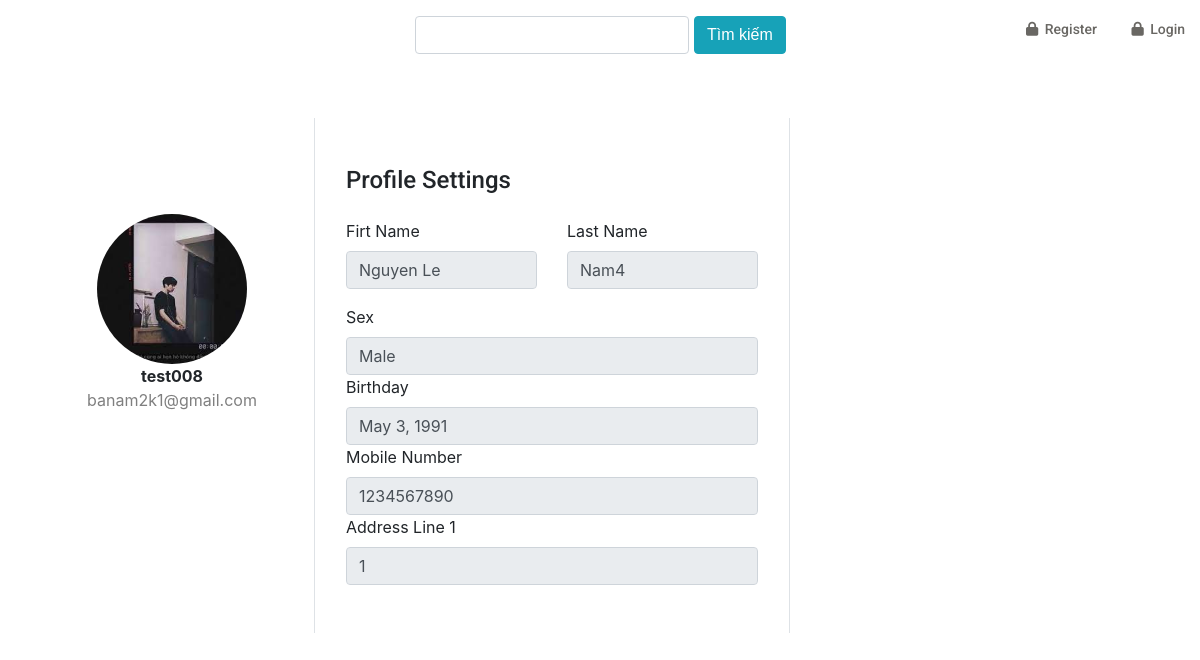
Page /userdetial/9 on the committed database.
### User/models.py (models this page shows)
class CustomerUser(AbstractUser):
    sex_choice = ((0, 'Female'), (1, 'Male'))
    avatar = models.ImageField(default='profile1.jpg', blank=True, null=True)
    birthday = models.DateField(format('%d/%m/%Y'))
    sex = models.IntegerField(choices=sex_choice, default=1)
    address = models.CharField(default='', max_length=255)
    phone_number = models.CharField(default='', max_length=255)

### User/views.py (the view)
# urls.py: path('userdetial/<int:id>',UserDetail.as_view(),name='user_detail'),
class UserDetail(View):
    def get(self,req,id):
        User = CustomerUser.objects.filter(id__exact=id)[0]
        return render(req,'User/UserDetail.html',{'user':User})

### templates/User/UserDetail.html (shortened to what this page needs)
{% extends 'Home/base.html' %}
{% load static %}
{% block content %}
    <div>
    <div class="container rounded bg-white mt-5 mb-5">
    <div class="row">
        <div class="col-md-3 border-right">
            <div class="d-flex flex-column align-items-center text-center p-3 py-5">
                <img class="rounded-circle mt-5" width="150px" src="{{ user.avatar.url }}">
                <span class="font-weight-bold">{{ user.username }}</span>
                <span class="text-black-50">{{ user.email }}</span>
            </div>
        </div>
        <div class="col-md-5 border-right">
            <div class="p-3 py-5">
                <div class="d-flex justify-content-between align-items-center mb-3">
                    <h4 class="text-right">Profile Settings</h4>
                </div>
                <div class="row mt-2">
                    <div class="col-md-6">
                        <label class="labels">Firt Name</label>
                        <input type="text" class="form-control" placeholder="first name" value="{{ user.first_name }}" readonly>
                    </div>
                    <div class="col-md-6">
                        <label class="labels">Last Name</label>
                        <input type="text" class="form-control" value="{{ user.last_name }}" placeholder="last name" readonly>
                    </div>
                </div>
                <div class="row mt-3">
                    <div class="col-md-12">
                        <label class="labels">Sex</label>
                        <input type="text" class="form-control" placeholder="sex" value="{% if user.sex == 1 %}Male {% else %}Female {% endif %}" readonly>
                    </div>
                    <div class="col-md-12">
                        <label class="labels">Birthday</label>
                        <input type="text" class="form-control" placeholder="address" value="{{ user.birthday }}" readonly>
                    </div>
                    <div class="col-md-12">
                        <label class="labels">Mobile Number</label>
                        <input type="text" class="form-control" placeholder="phone number" value="{{ user.phone_number }}" readonly>
                    </div>
                    <div class="col-md-12">
                        <label class="labels">Address Line 1</label>
                        <input type="text" class="form-control" placeholder="address" value="{{ user.address }}" readonly>
                    </div>
                </div>
            </div>
        </div>
    </div>
</div>
</div>
{% endblock %}

### static/Home/css/MainShop.css (style rules this page uses)
body { font-family: 'Roboto', sans-serif; position: relative; font-weight: 400px; }
h1, h2, h3, h4, h5, h6 { font-family: 'Roboto', sans-serif; }

### static/Home/css/site.css (style rules this page uses)
html, body { height: 100%; }

### static/Home/css/Core1.css (style rules this page uses)
body { font-family: 'Poppins', sans-serif; overflow-x: hidden; text-rendering: optimizeLegibility; -webkit-font-smoothing: antialiased; -moz-osx-font-smoothing: grayscale; }
h1,h2,h3,h4,h5,h6 { margin: 0px; }

### static/Auth/css/main.css (style rules this page uses)
.row { display: -webkit-box; display: -webkit-flex; display: -moz-box; display: -ms-flexbox; display: flex; -webkit-flex-wrap: wrap; -ms-flex-wrap: wrap; flex-wrap: wrap; }
html { -webkit-box-sizing: border-box; -moz-box-sizing: border-box; box-sizing: border-box; }
* { padding: 0; margin: 0; }
*, *:before, *:after { -webkit-box-sizing: inherit; -moz-box-sizing: inherit; box-sizing: inherit; }
body, h1, h2, h3, h4, h5, h6, blockquote, p, pre, dl, dd, ol, ul, figure, hr, fieldset, legend { margin: 0; padding: 0; }
body { font-family: "Poppins", "Arial", "Helvetica Neue", sans-serif; font-weight: 400; font-size: 14px; }
h1, h2, h3, h4, h5, h6 { font-weight: 400; }
h4 { font-size: 18px; }
input { outline: none; margin: 0; border: none; -webkit-box-shadow: none; -moz-box-shadow: none; box-shadow: none; width: 100%; font-size: 14px; font-family: inherit; }

### rows in the picture
CustomerUser: avatar (picture), username "test008", email "banam2k1@gmail.com", first_name "Nguyen Le", last_name "Nam4", sex "Male", birthday "May 3, 1991", phone_number "1234567890", address "1"
